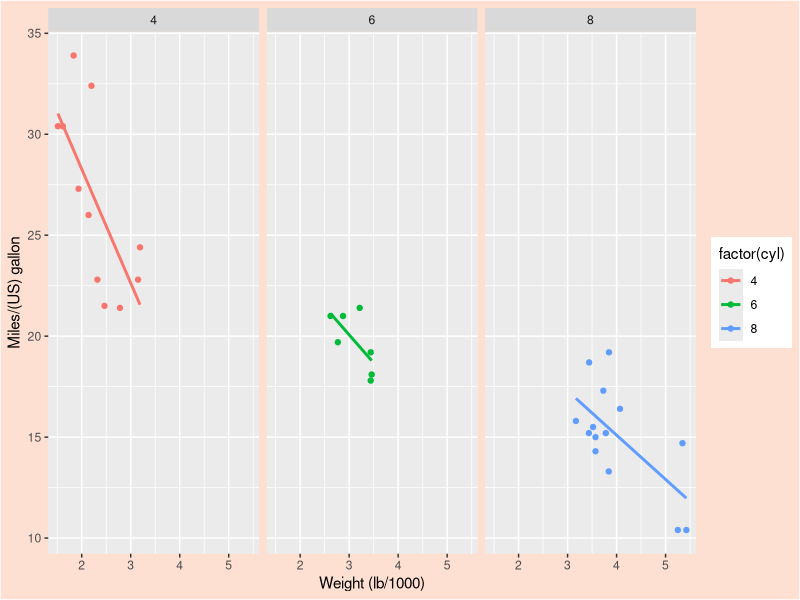
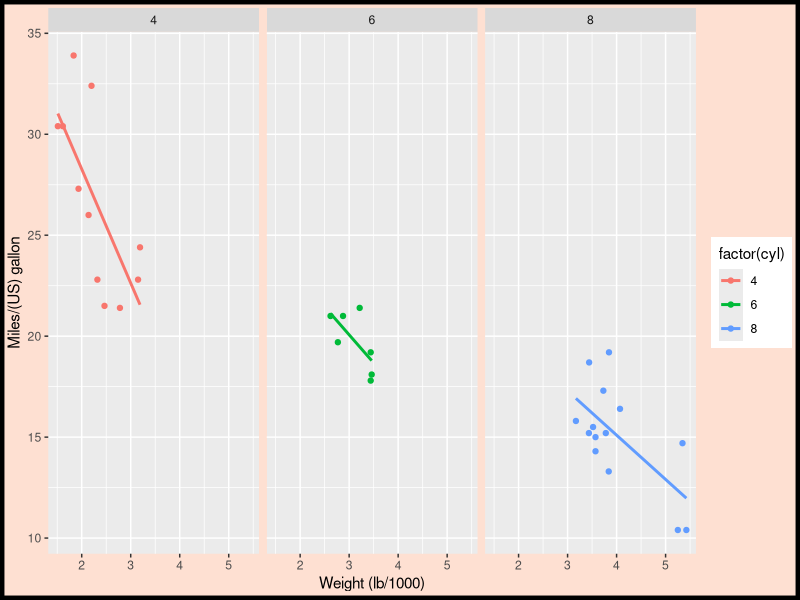
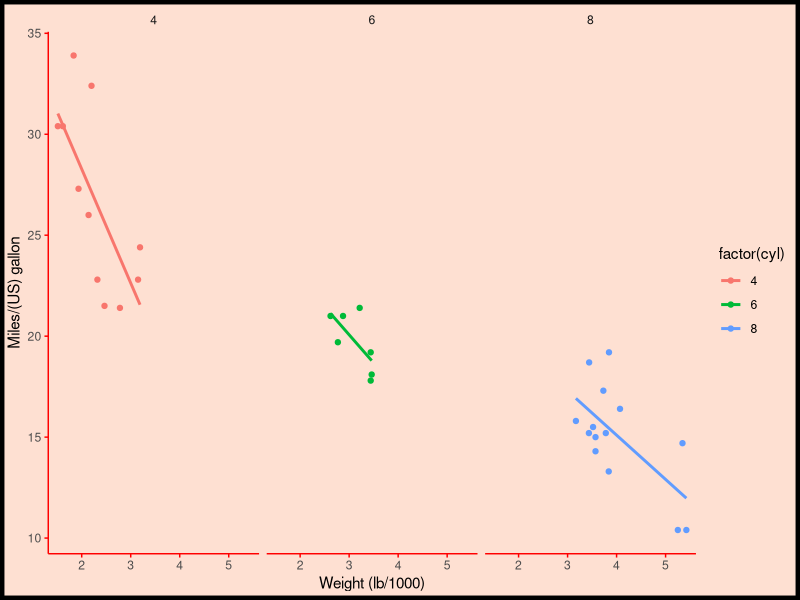
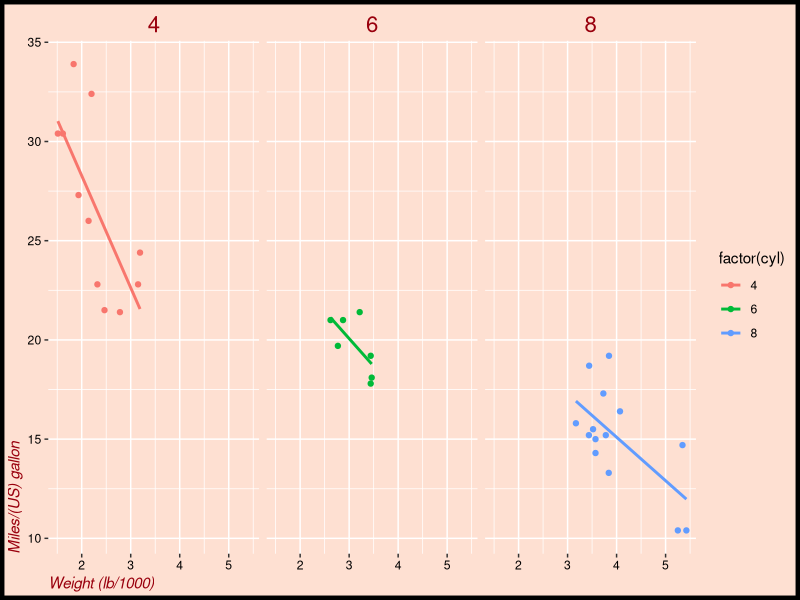
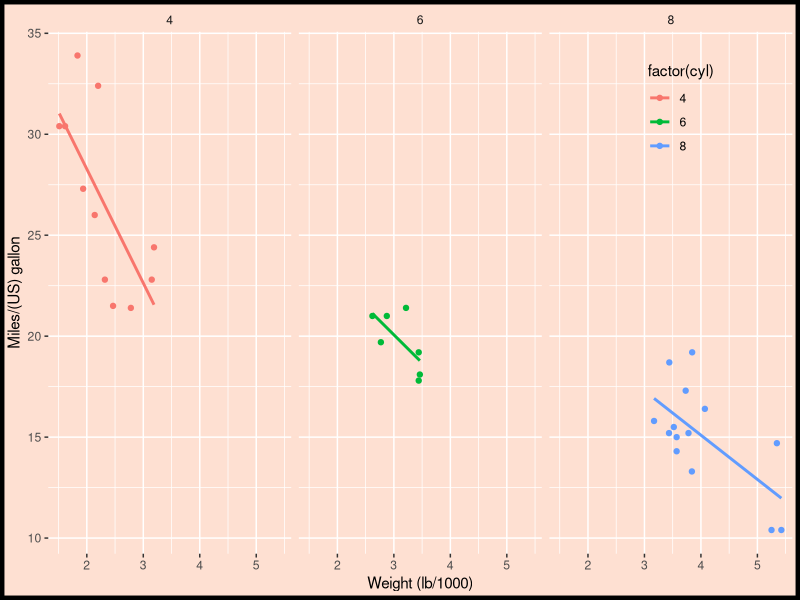
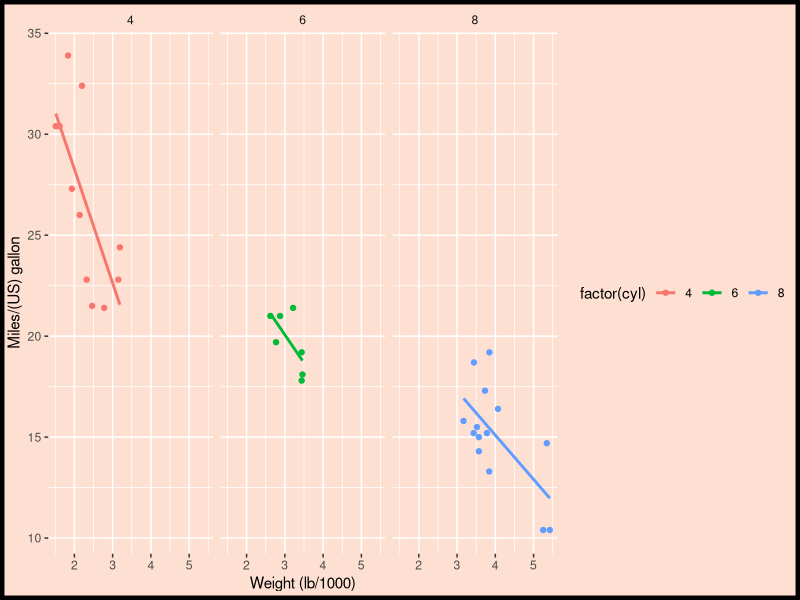
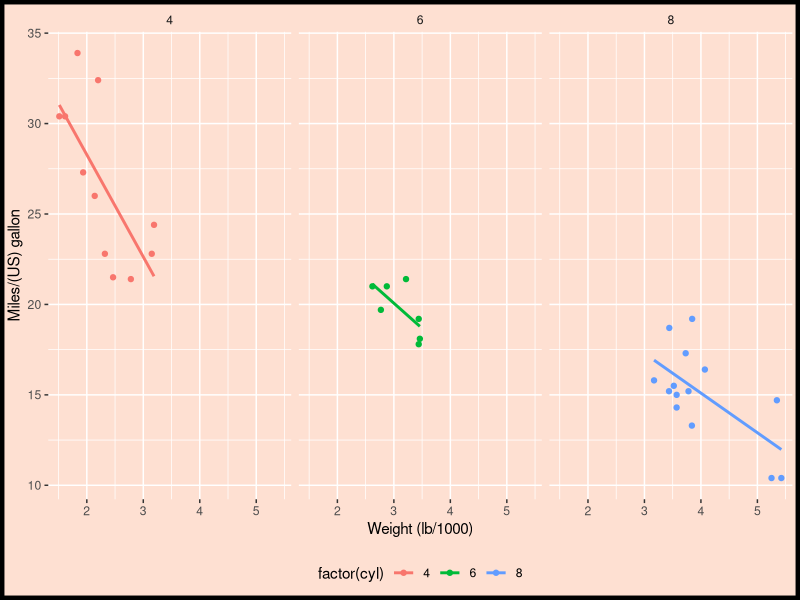
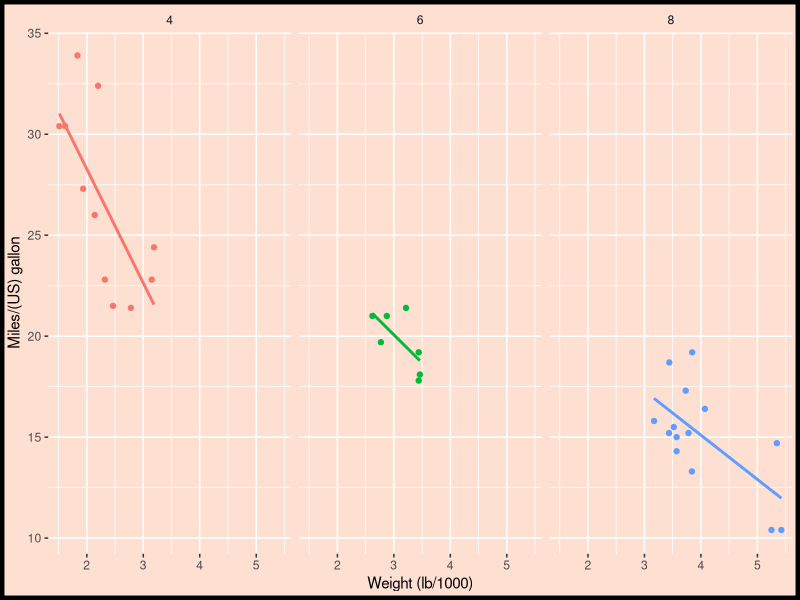

These figures' R source, in order:
library(ggplot2)
z <- ggplot(mtcars, aes(x = wt, y = mpg, col = factor(cyl))) + geom_point() +
  facet_grid(.~cyl) +
  scale_x_continuous('Weight (lb/1000)') +
  scale_y_continuous('Miles/(US) gallon') +
  stat_smooth(method = 'lm', se = FALSE)
myPink = "#FEE0D2"
myRed = "#99000D"


#### RECTANGLES
# Plot 1: change the plot background color to myPink:
z + theme(plot.background = element_rect(fill = myPink))

# Plot 2: adjust the border to be a black line of size 3
z + theme(plot.background = element_rect(fill = myPink, color = "black", size = 3))

# Plot 3: set panel.background, legend.key, legend.background and strip.background to element_blank()
uniform_panels <- theme(panel.background = element_blank(), 
                        legend.key = element_blank(), 
                        legend.background=element_blank(), 
                        strip.background = element_blank())
z <- z + theme(plot.background = element_rect(fill = myPink, color = "black", size = 3)) + uniform_panels


#### LINES
# Extend z with theme() function and three arguments
z + theme(panel.grid = element_blank(),
          axis.line = element_line(color = "red"),
          axis.ticks = element_line(color = "red"))


#### TEXT
# Extend z with theme() function and four arguments
z + theme(strip.text = element_text(size = 16, color = myRed),
          axis.title.x = element_text(color = myRed, hjust = 0, face = "italic"),
          axis.title.y = element_text(color = myRed, hjust = 0, face = "italic"),
          axis.text = element_text(color = "black"))


#### LEGENDS
# Move legend by position
z + theme(legend.position = c(0.85, 0.85))

# Change direction
z + theme(legend.direction = "horizontal")

# Change location by name
z + theme(legend.position = "bottom")

# Remove legend entirely
z + theme(legend.position = "none")


#### POSITIONS
# Increase spacing between facets
library(grid)
z + theme(panel.spacing.x = unit(2, "cm"))


# Add code to remove any excess plot margin space
z + theme(panel.spacing.x = unit(2, "cm"),
          plot.margin = unit(c(0,0,0,0), "cm"))
